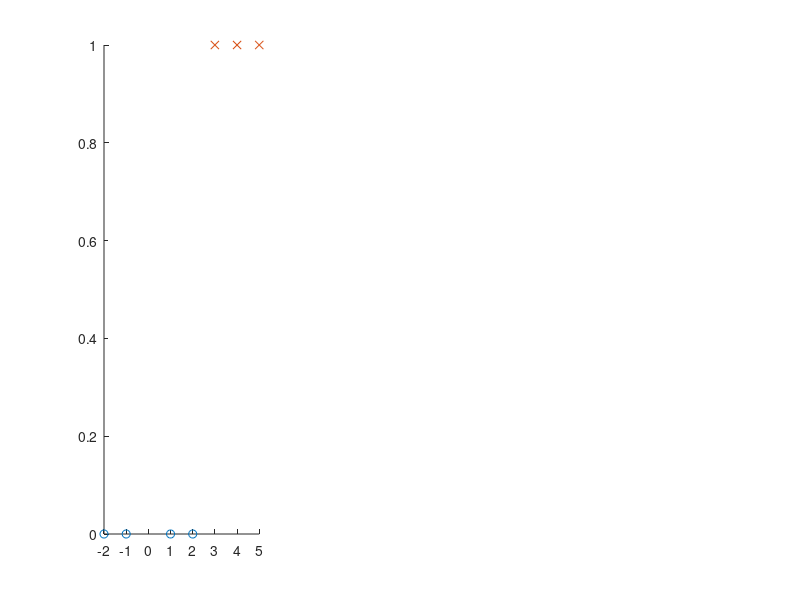

Write MATLAB code to recreate this figure. (Note: this script raises an error after producing the figure.)
libPath = '../lib';
if index(path, libPath) == 0
    addpath(libPath);
end

X = [-2; -1; 1; 2; 3; 4; 5];
Y = [0; 0; 0; 0; 1; 1; 1];

clf;

%logistic regression data plot
idx0 = find(Y == 0);
idx1 = find(Y == 1);
subplot(1,3,1);
hold on;
plot(X(idx0,:), Y(idx0,:), 'o');
plot(X(idx1,:), Y(idx1,:), 'x');

disp('initial theta and cost:');
T = [0.5, 0.5]
s = logr_cost(T, X, Y)
alpha = 1;
count = 2000;

[T, costs] = logr_gradientDescent(T, X, Y, count, alpha);

subplot(1,3,2);
plot(costs(:,1), costs(:,2));
printf('not regularized cost:\n');
s = logr_cost(T, X, Y)
T
% regularized calculation
T = [0.5, 0.5];
lambda = 10;
[T, costs] = logr_gradientDescent(T, X, Y, count, alpha, lambda);

% logistic regression costs plot
subplot(1,3,3);
plot(costs(:,1), costs(:,2));

printf('regularized cost:\n');
s = logr_cost(T, X, Y)
T
%disp('final theta and cost');
%T
%s = log_reg_cost(X, Y, T)
